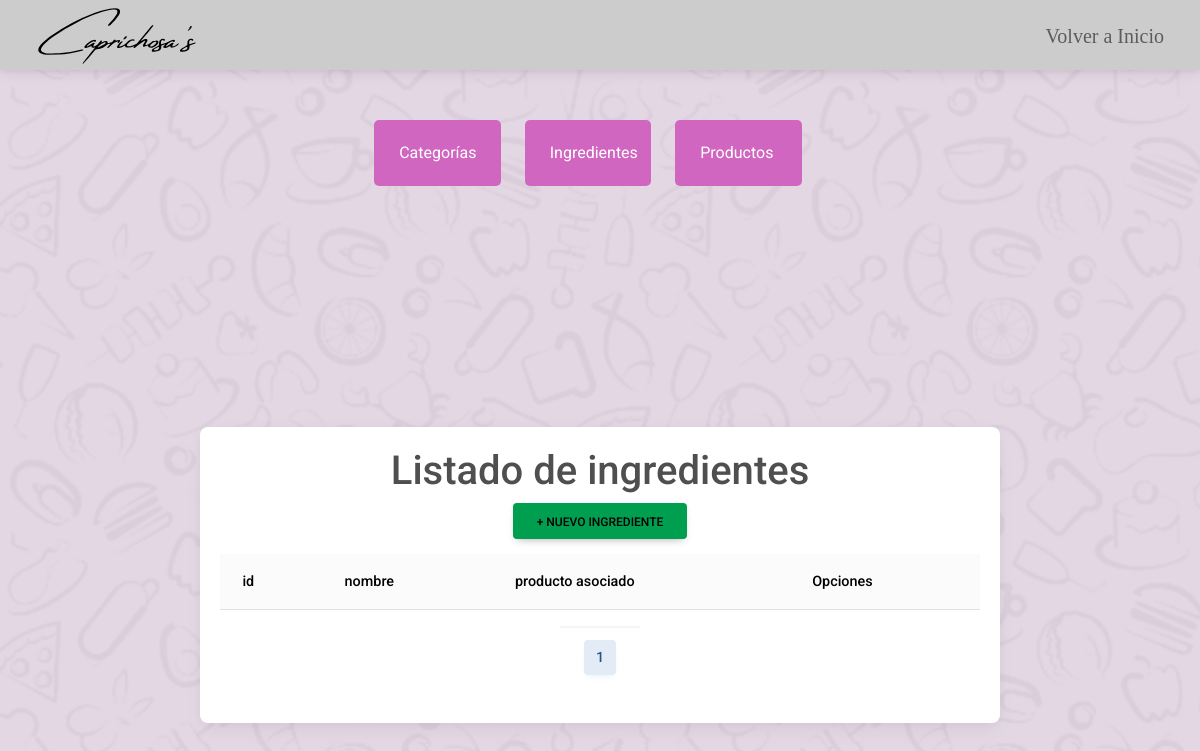
Page /crud/Listado-ingredientes on the earlier database version.
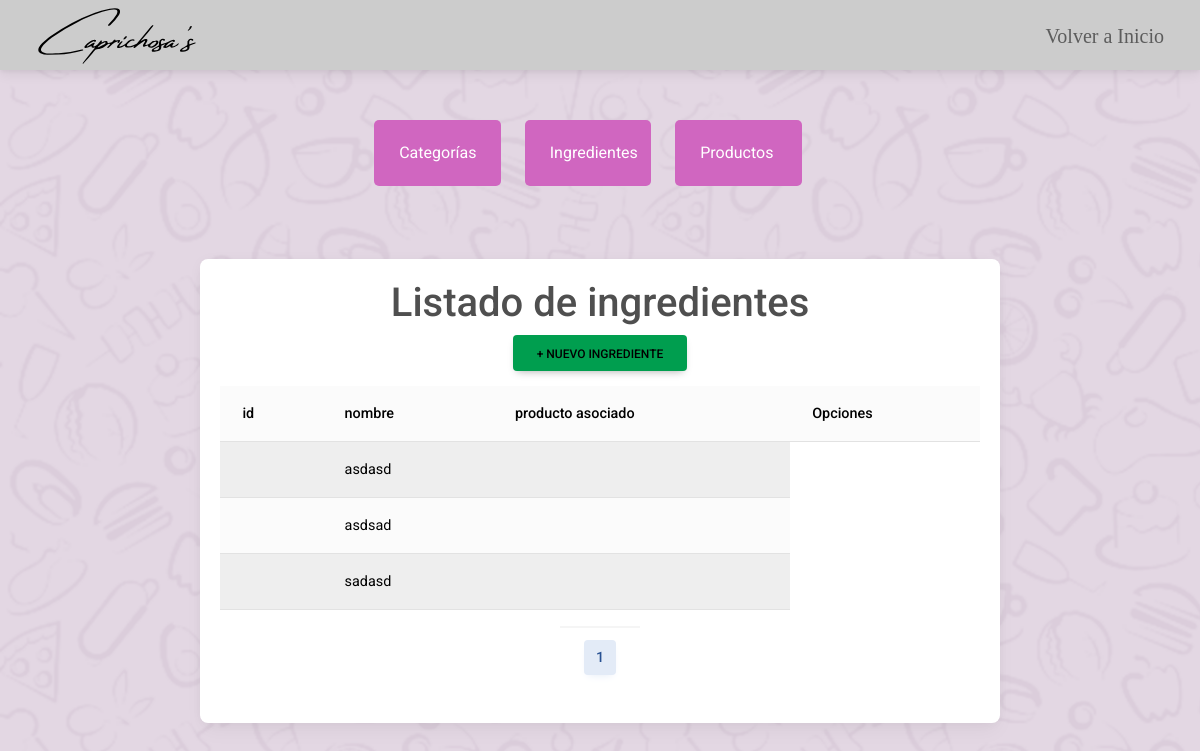
Same page on the later database version.
### core/models.py (models this page shows, shortened)
class INGREDIENTE(models.Model):
    nombre = models.CharField(max_length=50,primary_key=True, verbose_name='nombre')
    slug = AutoSlugField(populate_from='nombre')
    stock = models.IntegerField(verbose_name='stock')

### core/views.py (the view)
# urls.py: path("crud/Listado-ingredientes",Lingredientes,name="Lingredientes"),
def Lingredientes(request):
    ingredientes = INGREDIENTE.objects.all()
    paginator = Paginator(ingredientes, 10)  # 15 ingredientes por página
    page_number = request.GET.get('page')
    ingredientes = paginator.get_page(page_number)
    context = {'ingredientes': ingredientes}
    return render(request, 'core/Crud/Listas/Lingredientes.html', context)

### core/context_processor.py (called while the page is built)
def importe_total_carro(request):
    total=0
    if 'carro' in request.session:
        for key, value in request.session["carro"].items():
            total += int(value["acumulado"])
    return {'importe_total_carro':total}

def counter(request):
    cart_count = 0
    if 'carro' in request.session:
        for key, value in request.session["carro"].items():
            cart_count +=  int(value["cantidad"])
    return dict(cart_count=cart_count)

### core/templates/core/Crud/Listas/Lingredientes.html (shortened to what this page needs)
{% extends 'core/Crud/crud.html' %}
{% load static %}
{% block content %}
<div class="container">
  <div class="card">
    <h1>Listado de ingredientes</h1>
    <li style="list-style: none;">
      <a class="btn new" href="{% url 'agreIngrediente' %}">+ nuevo ingrediente</a>
    </li>
    <div class="row">
      <table class="table table-light table-striped">
        <thead>
          <tr>
            <th scope="col">id</th>
            <th scope="col">nombre</th>
            <th scope="col">producto asociado</th>
            <th scope="col">Opciones</th>
          </tr>
        </thead>
        <tbody>
          {% for ve in ingredientes %}
          <tr>
            <td>{{ ve.id }}</td>
            <td>{{ ve.nombre }}</td>
            <td>{{ ve.nomProducto }}</td>
          </tr>
          {% endfor %}
        </tbody>
      </table>
    </div>
    <div class="card-footer d-flex justify-content-center">
      <nav aria-label="Ingredientes Pagination">
        <ul class="pagination">
          {% for num in ingredientes.paginator.page_range %}
          {% if ingredientes.number == num %}
          <li class="page-item active">
            <a class="page-link" href="?page={{ num }}">{{ num }}</a>
          </li>
          {% else %}
          <li class="page-item">
            <a class="page-link" href="?page={{ num }}">{{ num }}</a>
          </li>
          {% endif %}
          {% endfor %}
        </ul>
      </nav>
    </div>
  </div>
</div>
{% endblock %}

Differences in the rows shown:
added INGREDIENTE: nombre "asdasd"
added INGREDIENTE: nombre "asdsad"
added INGREDIENTE: nombre "sadasd"
